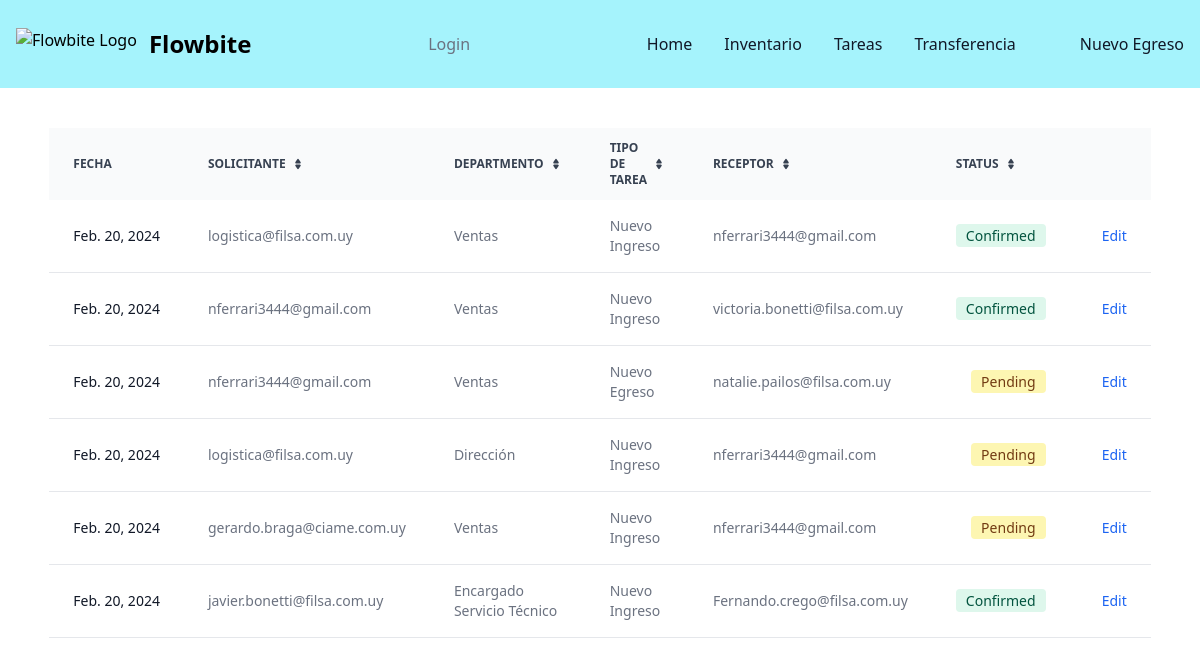
Page /tasks/ on the earlier database version.
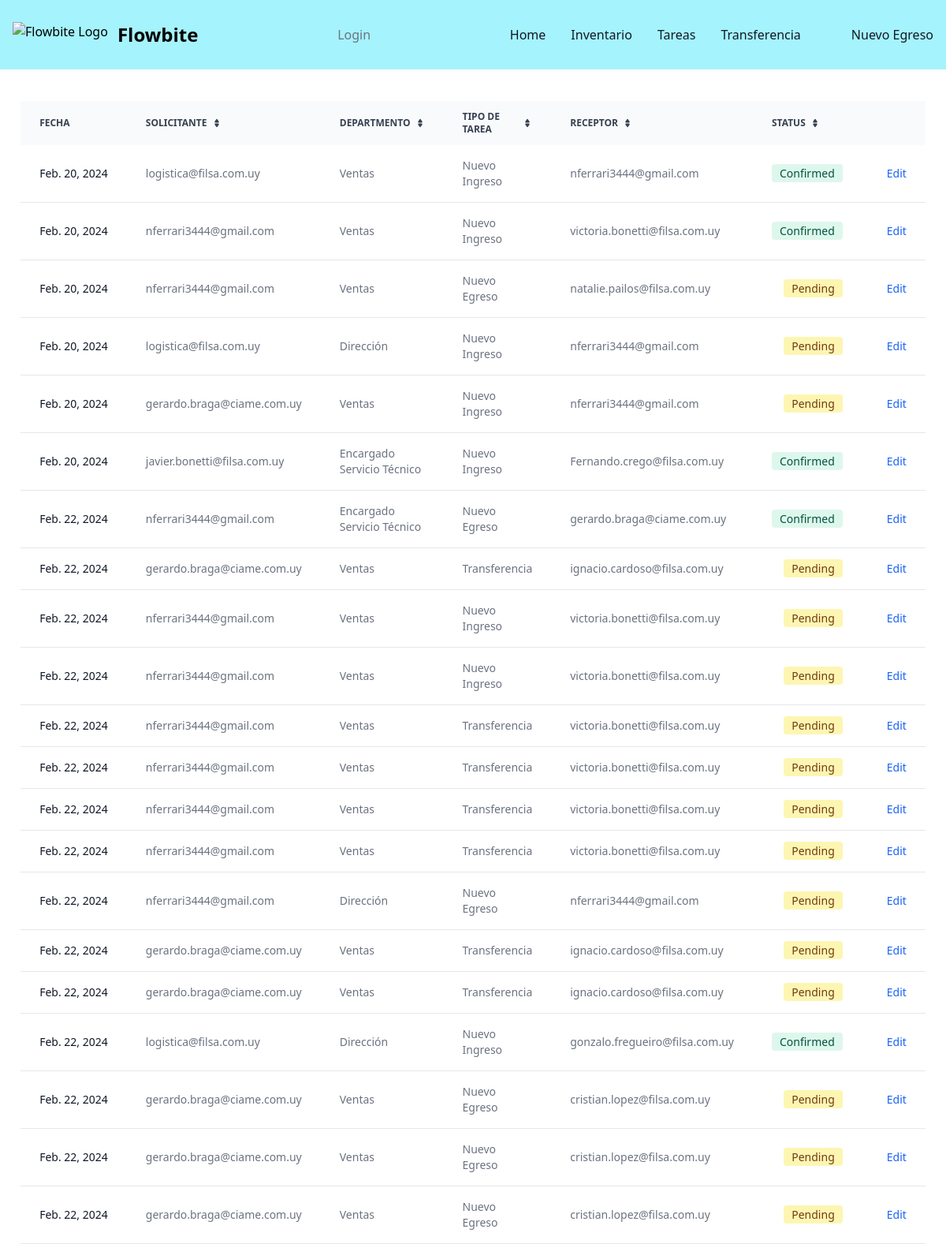
Same page on the later database version.
### filsa/models.py (models this page shows)
class Tasks(models.Model):
    STATUS = [('Pending','Pending'),
              ('Confirmed','Confirmed')]
    DEPARTMENT = [('Ventas','Ventas'),
                ('Dirección', 'Dirección'),
                ('Administración', 'Administraicón'),
                 ('Encargado Servicio Técnico', 'Encargado Servicio Técnico'),
                ('Servicio Técnico', 'Servicio Técnico'),
                ('Logística','Logística')
                ]
    MOTIVOSINGRESO = [('Devolución Mercadería', 'Devolución Mercadería'),
                ('Importación', 'Importación'),
                 ('Compra en Plaza', 'Compra en Plaza'),
                 ('Armado Nuevo Producto', 'Armado Nuevo Producto' )]
    MOTIVOSEGRESO = [('Servicio Técnico', 'Servicio Técnico'),
                     ('Planta de Armado', 'Planta de Armado'),
                      ('Ventas', 'Ventas'),
                       ('Mantenimiento', 'Mantenimiento') ]
    task_id = models.AutoField(primary_key=True)
    receptor = models.ForeignKey(CustomUser, on_delete=models.CASCADE, related_name='receptor',  blank=True, null=True)
    issuer = models.ForeignKey(CustomUser, on_delete=models.CASCADE, related_name='issuer', blank=True, null=True)
    status = models.CharField(max_length=30, choices= STATUS, default='Pending')
    department = models.CharField(max_length=30, choices = DEPARTMENT, default='Sales')
    date = models.DateField(verbose_name=u"Fecha")
    deliveryDate = models.DateField(verbose_name=u"Fecha", default = '1970-01-01')
    motivoIngreso = models.CharField(max_length=30, choices = MOTIVOSINGRESO) # default='Transferencia Depósitos')
    motivoEgreso = models.CharField(max_length=30, choices = MOTIVOSEGRESO) #default='Transferencia Depósitos')
    warehouse = models.ForeignKey(Warehouses, on_delete= models.CASCADE, blank=True, null=True)
    actionType = models.CharField(max_length=20,  default='Inbound')

class CustomUser( AbstractBaseUser , PermissionsMixin ):
    ROLES = [('Operator', 'Operator'),
             ('Logistic','Logistic'),
             ('Supervisor','Supervisor')]
    DEPARTMENT = [('Ventas','Ventas'),
                ('Dirección', 'Dirección'),
                ('Administración', 'Administración'),
                ('Taller', 'Taller'),
                ('Logística','Logística')
                ]
    username = models.CharField(max_length=50)
    password = models.CharField(max_length=50)
    email = models.EmailField(max_length=50, blank=False, unique=True,
                              default='', error_messages =
                                {'required': 'Please provide your email address.',
                  'unique': 'An account with this email exist'},)
    departamento = models.CharField(max_length=30, choices = DEPARTMENT, default='Sales')
    role = models.CharField(max_length=40, choices=ROLES, blank=True, null=True)
    is_staff = models.BooleanField(default=False)
    is_superuser = models.BooleanField(default=False)
    is_active = models.BooleanField(default=True)
    USERNAME_FIELD = 'email'
    REQUIRED_FIELDS = ['username']
    objects = CustomUserManager()

### filsa/views.py (the view)
# urls.py: path('tasks/', TaskListView.as_view() , name='tasks'),
class TaskListView(generic.ListView):
    template_name = 'tasks.html'
    model = Tasks
    def get_queryset(self) -> QuerySet[Any]:
        self.tasks = Tasks.objects.all() #filter(status='Pending') # , actionType='Nueva Solicitud')
        return self.tasks
    def get_context_data(self, **kwargs):
        context = super(TaskListView, self).get_context_data(**kwargs)
        context['tasks'] = self.tasks
        return context

### filsa/templatetags/grouptag.py (called while the page is built)
@register.filter
def has_group(user, group_name):
    return user.groups.filter(name=group_name).exists()

### filsa/templates/tasks.html (shortened to what this page needs)
{% extends '_base.html' %}
{% load static %}
{% block content %}
<div class="mt-10 sm:rounded-lg">
    <table class="py-8 px-4 mx-auto max-w-2xl lg:py-16 text-sm text-left rtl:text-right text-gray-500 dark:text-gray-400">
        <thead class="text-xs text-gray-700 uppercase bg-gray-50 dark:bg-gray-700 dark:text-gray-400">
            <tr>
                <th scope="col" class="px-6 py-3">
                    Fecha
                </th>
                <th scope="col" class="px-6 py-3">
                    <div class="flex items-center">
                        Solicitante
                        <a href="#"></a>
                    </div>
                </th>
                <th scope="col" class="px-6 py-3">
                    <div class="flex items-center">
                        Departmento
                        <a href="#"></a>
                    </div>
                </th>
                <th scope="col" class="px-6 py-3">
                    <div class="flex items-center">
                        Tipo de Tarea
                        <a href="#"></a>
                    </div>
                </th>
                <th scope="col" class="px-6 py-3">
                    <div class="flex items-center">
                        Receptor
                        <a href="#"></a>
                    </div>
                </th>
                <th scope="col" class="px-6 py-3">
                    <div class="flex items-center">
                        Status
                        <a href="#"></a>
                    </div>
                </th>
                <th scope="col" class="px-6 py-3">
                </th>
            </tr>
        </thead>
        <tbody>
            {% for task in tasks %}
            <tr class="bg-white border-b dark:bg-gray-800 dark:border-gray-700">
                <th scope="row" class="px-6 py-4 font-medium text-gray-900 whitespace-nowrap dark:text-white">
                    {{task.date}}
                </th>
                <td class="px-6 py-4">
                    {{task.issuer}}
                </td>
                <td class="px-6 py-4">
                    {{task.department}}
                </td>
                <td class="px-6 py-4">
                    {{task.actionType}}
                </td>
                <td class="px-6 py-4">
                    {{task.receptor}}
                </td>
                    {% if task.status == 'Pending' %}
                    <td class="px-6 py-4 text-right">
                        <span class="bg-yellow-100 text-yellow-800 text-sm font-medium me-2 px-2.5 py-0.5 rounded dark:bg-yellow-900 dark:text-yellow-300">{{task.status}}</span>
                    </td>
                    {% else %}
                    <td class="px-6 py-4 text-right">
                    <span class="bg-green-100 text-green-800 text-sm font-medium me-2 px-2.5 py-0.5 rounded dark:bg-green-900 dark:text-green-300">{{task.status}}</span>
                </td>
                {% endif %}
                {% if task.actionType == 'Nuevo Egreso' %}
                <td class="px-6 py-4 text-right">
                    <a href="{% url 'outbounddelivery' requested_id=task.task_id %}"  class="font-medium text-blue-600 dark:text-blue-500 hover:underline">Edit</a>
                </td>
                {% else %}
                <td class="px-6 py-4 text-right">
                    <a href="{% url 'inboundreception' requested_id=task.task_id %}"  class="font-medium text-blue-600 dark:text-blue-500 hover:underline">Edit</a>
                </td>
                 {% endif %}
            </tr>
            {% endfor %}
        </tbody>
    </table>
</div>
  {% endblock content %}

Differences in the rows shown:
added Tasks: date "Feb. 22, 2024", issuer "nferrari3444@gmail.com", department "Encargado Servicio Técnico", actionType "Nuevo Egreso", receptor "gerardo.braga@ciame.com.uy", status "Confirmed", shows "Edit"
added Tasks: date "Feb. 22, 2024", issuer "gerardo.braga@ciame.com.uy", department "Ventas", actionType "Transferencia", receptor "ignacio.cardoso@filsa.com.uy", status "Pending", shows "Edit"
added Tasks: date "Feb. 22, 2024", issuer "nferrari3444@gmail.com", department "Ventas", actionType "Nuevo Ingreso", receptor "victoria.bonetti@filsa.com.uy", status "Pending", shows "Edit"
added Tasks: date "Feb. 22, 2024", issuer "nferrari3444@gmail.com", department "Ventas", actionType "Nuevo Ingreso", receptor "victoria.bonetti@filsa.com.uy", status "Pending", shows "Edit"
added Tasks: date "Feb. 22, 2024", issuer "nferrari3444@gmail.com", department "Ventas", actionType "Transferencia", receptor "victoria.bonetti@filsa.com.uy", status "Pending", shows "Edit"
added Tasks: date "Feb. 22, 2024", issuer "nferrari3444@gmail.com", department "Ventas", actionType "Transferencia", receptor "victoria.bonetti@filsa.com.uy", status "Pending", shows "Edit"
added Tasks: date "Feb. 22, 2024", issuer "nferrari3444@gmail.com", department "Ventas", actionType "Transferencia", receptor "victoria.bonetti@filsa.com.uy", status "Pending", shows "Edit"
added Tasks: date "Feb. 22, 2024", issuer "nferrari3444@gmail.com", department "Ventas", actionType "Transferencia", receptor "victoria.bonetti@filsa.com.uy", status "Pending", shows "Edit"
added Tasks: date "Feb. 22, 2024", issuer "nferrari3444@gmail.com", department "Dirección", actionType "Nuevo Egreso", receptor "nferrari3444@gmail.com", status "Pending", shows "Edit"
added Tasks: date "Feb. 22, 2024", issuer "gerardo.braga@ciame.com.uy", department "Ventas", actionType "Transferencia", receptor "ignacio.cardoso@filsa.com.uy", status "Pending", shows "Edit"
added Tasks: date "Feb. 22, 2024", issuer "gerardo.braga@ciame.com.uy", department "Ventas", actionType "Transferencia", receptor "ignacio.cardoso@filsa.com.uy", status "Pending", shows "Edit"
added Tasks: date "Feb. 22, 2024", issuer "logistica@filsa.com.uy", department "Dirección", actionType "Nuevo Ingreso", receptor "gonzalo.fregueiro@filsa.com.uy", status "Confirmed", shows "Edit"
added Tasks: date "Feb. 22, 2024", issuer "gerardo.braga@ciame.com.uy", department "Ventas", actionType "Nuevo Egreso", receptor "cristian.lopez@filsa.com.uy", status "Pending", shows "Edit"
added Tasks: date "Feb. 22, 2024", issuer "gerardo.braga@ciame.com.uy", department "Ventas", actionType "Nuevo Egreso", receptor "cristian.lopez@filsa.com.uy", status "Pending", shows "Edit"
added Tasks: date "Feb. 22, 2024", issuer "gerardo.braga@ciame.com.uy", department "Ventas", actionType "Nuevo Egreso", receptor "cristian.lopez@filsa.com.uy", status "Pending", shows "Edit"
